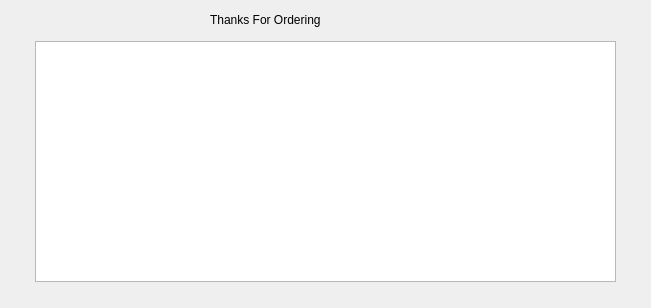
<?xml version="1.0" encoding="UTF-8"?>
<ui version="4.0">
 <class>Thankyou</class>
 <widget class="QWidget" name="Thankyou">
  <property name="geometry">
   <rect>
    <x>0</x>
    <y>0</y>
    <width>651</width>
    <height>308</height>
   </rect>
  </property>
  <property name="windowTitle">
   <string>Form</string>
  </property>
  <widget class="QLabel" name="label">
   <property name="geometry">
    <rect>
     <x>210</x>
     <y>-1</y>
     <width>211</width>
     <height>41</height>
    </rect>
   </property>
   <property name="styleSheet">
    <string notr="true">font: 700 italic 16pt &quot;Times New Roman&quot;;</string>
   </property>
   <property name="text">
    <string>Thanks For Ordering</string>
   </property>
  </widget>
  <widget class="QTextBrowser" name="textBrowser">
   <property name="geometry">
    <rect>
     <x>35</x>
     <y>41</y>
     <width>581</width>
     <height>241</height>
    </rect>
   </property>
   <property name="styleSheet">
    <string notr="true">color: rgb(255, 255, 255);</string>
   </property>
  </widget>
 </widget>
 <resources/>
 <connections/>
</ui>
